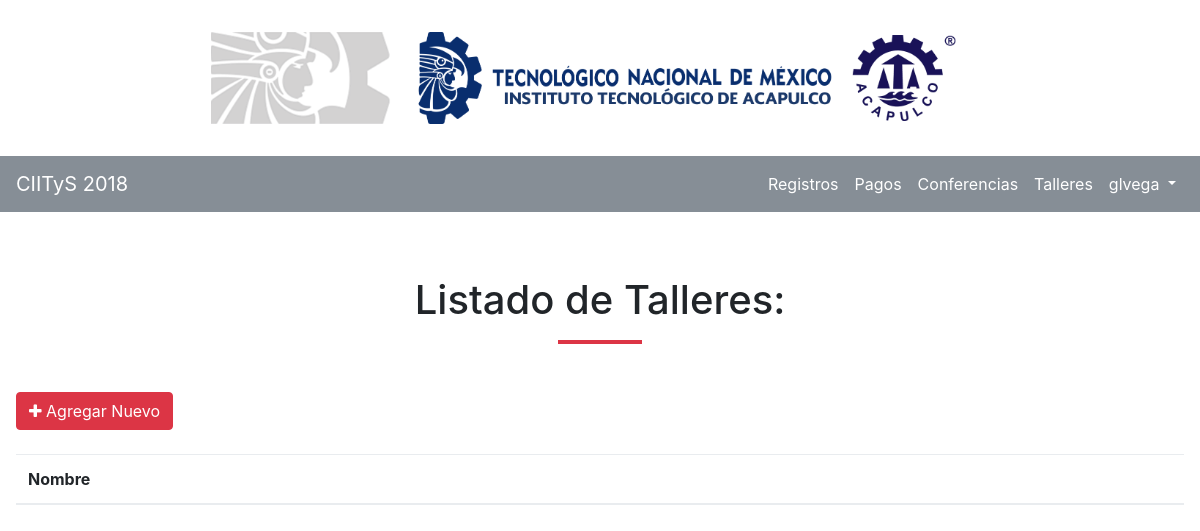
/talleres/ (signed in), run on an earlier commit of the app's database.
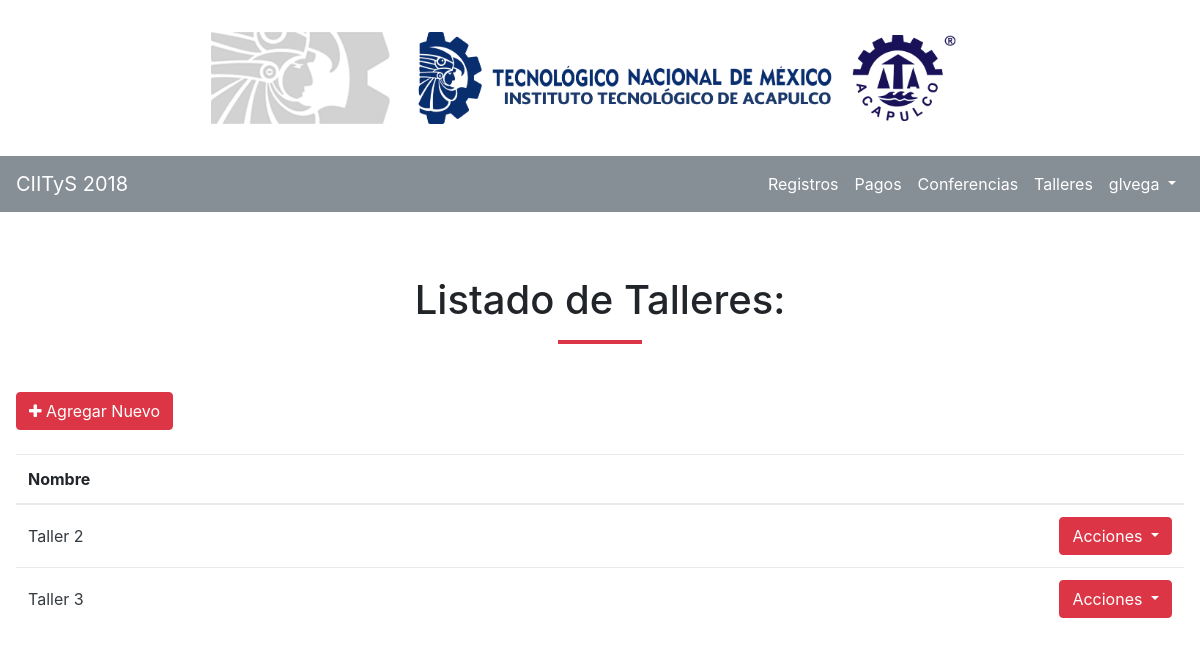
And on a later commit of the database.
### registro/models.py (models this page shows, shortened)
class Taller(models.Model):
	CARRERAS = [
		("arquitectura", "Arquitectura"),
		("bioquimica", "Ingeniería Bioquímica"),
		("electromecanica", "Ingeniería Electromecánica"),
		("sistemas", "Ingeniería en Sistemas Computacionales"),
		("gestion", "Ingenieria en Gestión Empresarial"),
		("administracion", "Licenciatura en Administración"),
		("contabilidad", "Contador Público"),
	]
	fecha_registro = models.DateField(auto_now_add=True)
	fecha_modificacion = models.DateField(auto_now=True)
	user = models.ForeignKey(User, on_delete=models.CASCADE, null=True)
	nombre = models.CharField(max_length=255)
	requisitos = models.CharField(max_length=255, blank=True, null=True)
	objetivo = models.TextField(null=True, blank=True)
	descripcion = models.TextField(null=True, blank=True)
	profesor = models.CharField(max_length=255)
	salon = models.CharField(max_length=255, null=True)
	fecha = models.DateField()
	fecha_fin = models.DateField()
	duracion = models.IntegerField()
	hora = models.TimeField()
	hora_fin = models.TimeField()
	carrera = models.CharField(max_length=255, choices=CARRERAS)
	foto = models.ImageField(blank=True, null=True)

### registro/views.py (the view)
# urls.py: path('talleres/', views.talleres, name="talleres"),
@login_required
def talleres(request):
	registros = Taller.objects.all()
	context = {
		"data" : registros
	}
	return render(request, "registro/talleres.html", context)

### registro/templates/registro/talleres.html (shortened to what this page needs)
{% extends 'baseadmin.html' %}
{% block content %}
<section >
<div class="row">
	<div class="col text-center">
		<h1>Listado de Talleres:</h1>
		<hr class="divider red">
	</div>
</div>
<div class="row" id="toolbar">
	<div class="col">
		<a href="{% url 'talleres_nuevo' %}" class="btn btn-danger">
		<i class="fa fa-plus"></i>
		Agregar Nuevo</a>
		<br><br>
	</div>
</div>
<div class="row">
	<div class="col-12">
		<table class="table"
				data-search="true"
				data-click-to-select="true"
				data-show-columns="false"
				data-pagination="true"
				data-height="450"
				data-show-export="false"
				data-toolbar="#toolbar">
			<thead>
				<tr>
					<th>Nombre</th>
					<th></th>
				</tr>
			</thead>
			<tbody>
				{% for row in data %}
				<tr>
					<td><a href="{% url 'talleres_editar' row.id %}">{{ row.nombre }}</a></td>
					<td align="right">
						<div class="dropdown">
						  <button class="btn btn-danger dropdown-toggle" type="button" id="dropdownMenuButton" data-toggle="dropdown" aria-haspopup="true" aria-expanded="false">
						    Acciones
						  </button>
						</div>
					</td>
				</tr>
				{% endfor %}
			</tbody>
		</table>
	</div>
</div>
</section>
{% endblock %}

What changed in the data, as far as the page shows it:
added Taller: nombre "Taller 2"
added Taller: nombre "Taller 3"
